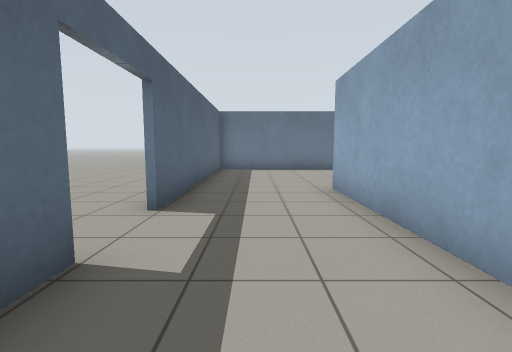
view 1 (above)

20 first-person views from a walk through a world built for the Gazebo simulator. The camera is 1 m above the floor, tilts 6° down and sees 85° across. The floor is counted in squares, 1 m on a side. Each view is taken from the middle of a square. On the plan, view 1 faces up. The plan holds only what a view shows up to about 11 squares ahead; the rest is blank. Robots are left out.

view 2
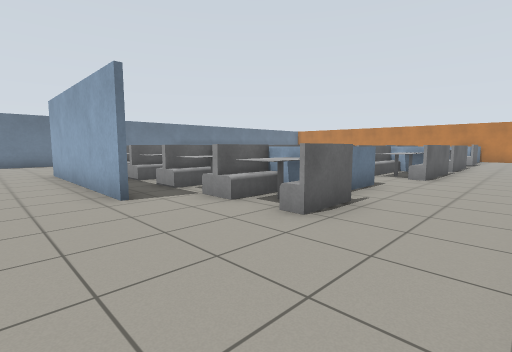

view 3
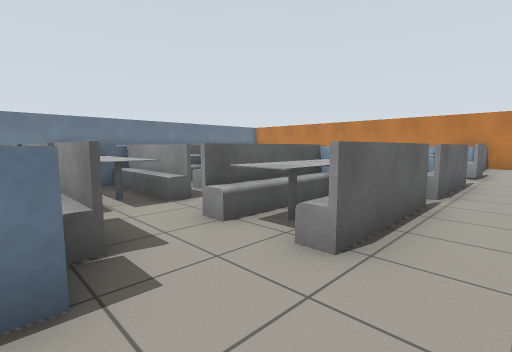

view 4
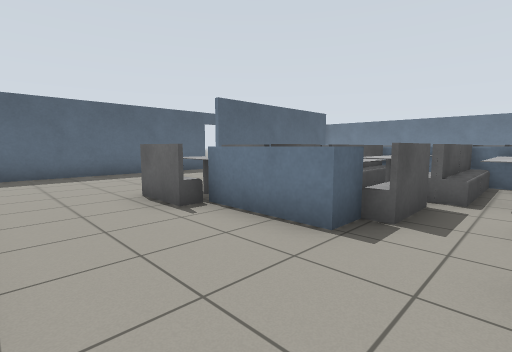

view 5
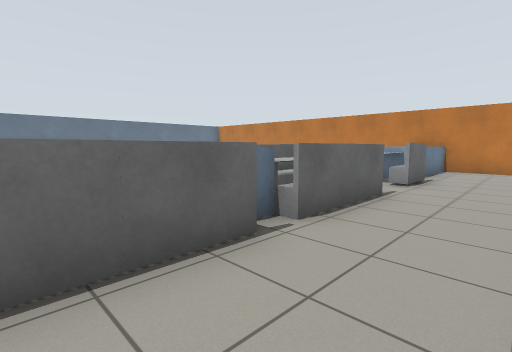

view 6
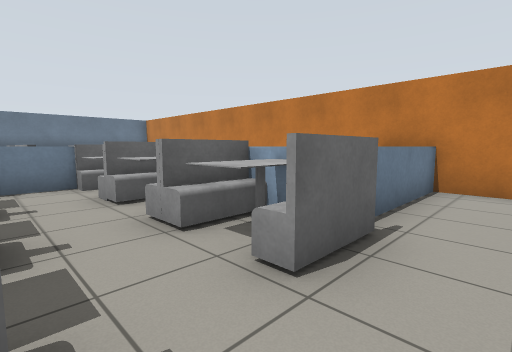

view 7
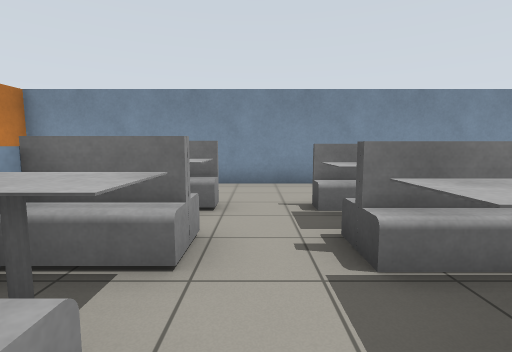

view 8
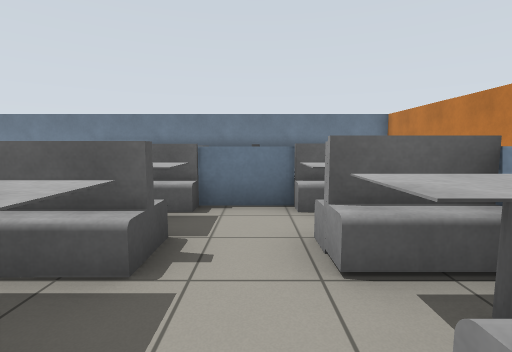

view 9
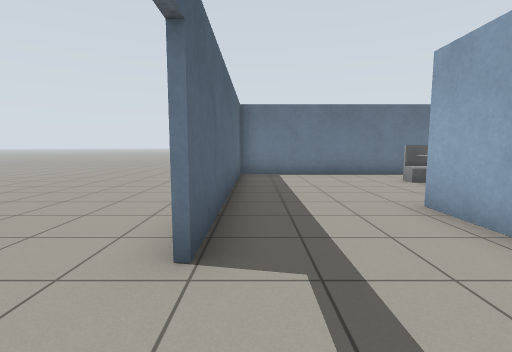

view 10
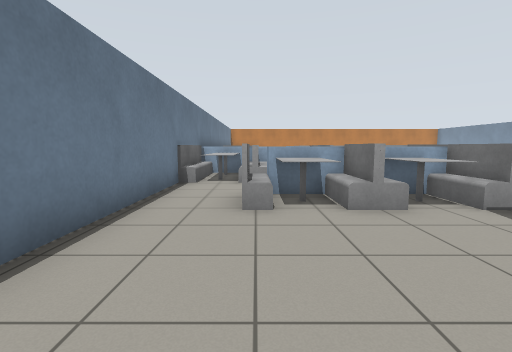

view 11
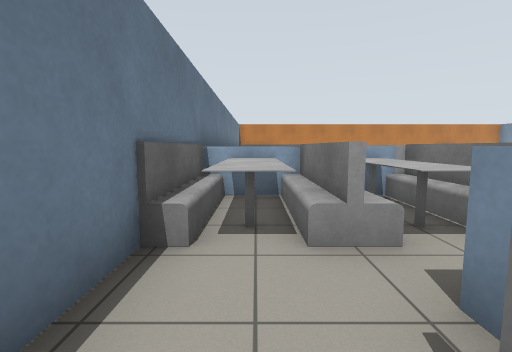

view 12
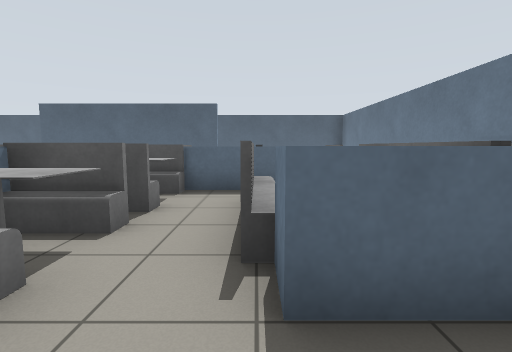

view 13
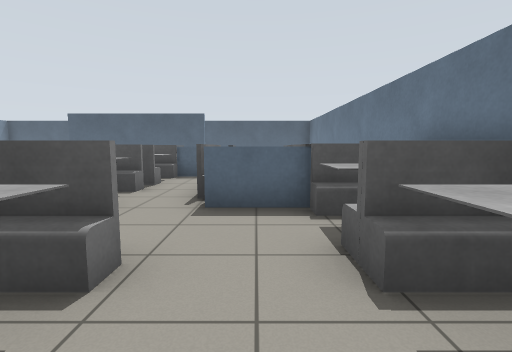

view 14
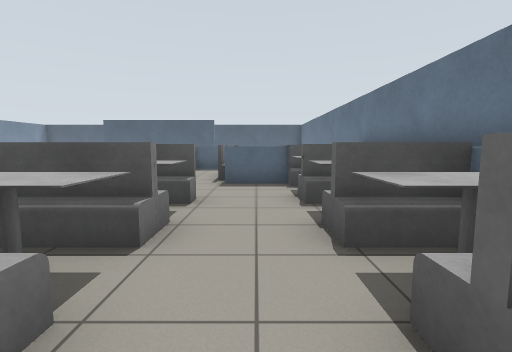

view 15
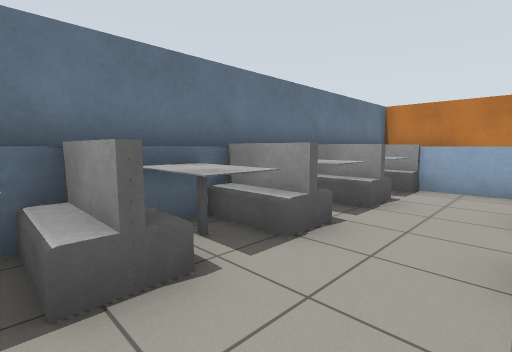

view 16
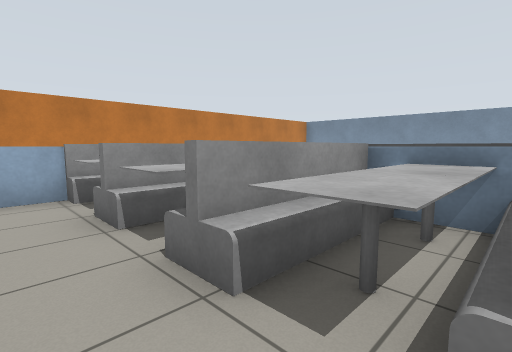

view 17
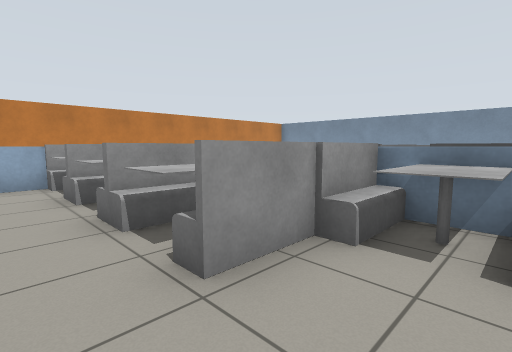

view 18
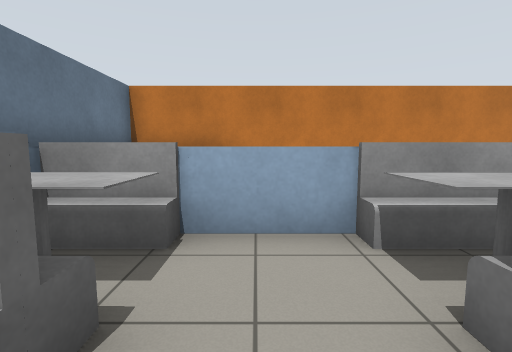

view 19
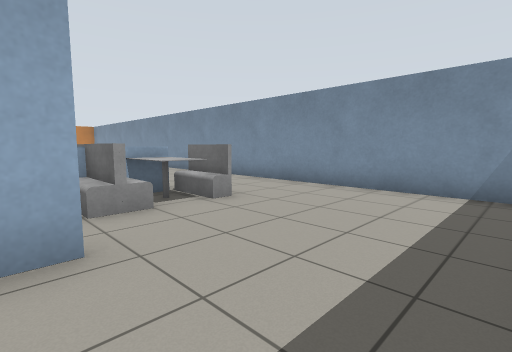

view 20
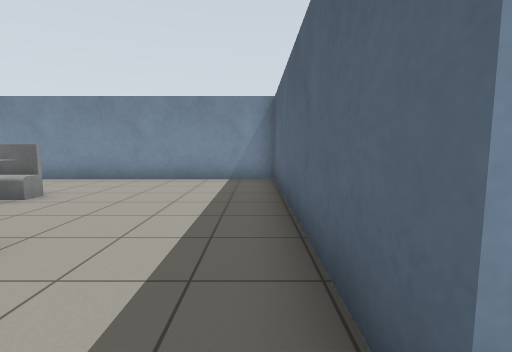

### Floor plan
Points are (right, up) in squares from view 1. A wall is a line through its corners. A room is listed if a view was taken in it or the views show most of it. See-through windows are left out.
Room 1 (views 1, 2, 3, 4, 5, 6, 7, 8, 9, 10, 11, 19, 20)
walls: (7.3, -2) (4.8, -2.1); (1.8, 0.3) (1.8, 6.6); (10.1, -5.5) (23.1, -5.5) (23.1, 12.2); (2, 6.8) (2, 0.4); (-1.6, 2.4) (-1.6, -5.5) (8.2, -5.5); (19.1, -1.5) (19.1, -0.4); (5.4, 12.2) (-1.6, 12.2) (-1.6, 4.2)
low walls: (7.3, -1.5) (7.3, -2); (9.9, 3.7) (5.6, 3.7); (4.8, -2.1) (4.8, -0.3); (4.8, 6) (4.8, 9.6); (13.1, -2.4) (12.6, -2.4); (17.8, 3.7) (16, 3.7); (23.3, -2.4) (19.4, -2.4)
ways out: opening at (5, 10.5) to room 3; open door at (-2, 3.5)
objects: table (4, -2) to (4, -1); table (4, 0) to (4, 1); table (4, 2) to (4, 3); other object (4, 4) to (4, 5); table (4, 6) to (4, 8); table (4, 9) to (5, 10); table (6, -1) to (8, 0); table (6, 1) to (8, 1); table (6, 2) to (6, 3); table (8, 3); table (9, 1) to (10, 1); table (9, 2) to (10, 3); table (10, -3) to (11, -1); table (11, 2) to (12, 3); table (12, -3) to (12, -1); table (13, -3) to (14, -2); table (14, 2) to (15, 3); table (15, -3) to (16, -1); table (15, 2) to (16, 3); table (16, 0) to (16, 1); table (18, -3) to (19, -2); table (18, -1) to (19, 1); table (18, 2) to (19, 3)
Room 2 (views 12, 13, 14, 15, 16, 17, 18)
walls: (10.5, 10) (10.5, 8.2) (9.7, 8.2); (23.1, 12.2) (9.9, 12.2)
low walls: (11, 4.9) (14.9, 4.9); (19.1, 7.7) (19.1, 9.9)
ways out: opening at (8.2, 7.5) to room 3
objects: table (9, 5) to (10, 6); table (9, 8) to (9, 9); table (11, 5) to (13, 6); table (11, 10) to (13, 11); table (13, 7) to (15, 8); table (14, 5) to (15, 6); table (14, 10) to (15, 11); table (16, 5) to (16, 6); table (16, 7) to (16, 8); table (16, 10) to (16, 11); table (17, 5) to (18, 6); table (17, 7) to (19, 8); table (17, 10) to (18, 11)
Room 3 (no view inside)
walls: (8.4, 12.2) (5.4, 12.2)
low walls: (5.6, 8.5) (5.6, 6.5); (9.7, 8.2) (9.7, 12.1)
ways out: opening at (5, 10.5) to room 1; opening at (8.2, 7.5) to room 2
objects: table (6, 5) to (8, 6); table (7, 8) to (8, 9); table (7, 10) to (8, 11); table (9, 10) to (9, 12)

Where each view was taken, in squares from view 1:
view 1: 0 up, 0 right, facing up
view 2: 5 down, 0 right, facing up-right
view 3: 4 down, 7 right, facing up-right
view 4: 5 down, 9 right, facing up-left
view 5: 5 down, 10 right, facing up-right
view 6: 4 down, 16 right, facing up-right
view 7: 2 up, 17 right, facing down
view 8: 1 down, 17 right, facing up
view 9: 2 up, 1 left, facing up
view 10: 10 up, 1 left, facing right
view 11: 11 up, 4 right, facing right
view 12: 8 up, 12 right, facing left
view 13: 9 up, 15 right, facing left
view 14: 9 up, 18 right, facing left
view 15: 8 up, 12 right, facing up-right
view 16: 9 up, 13 right, facing down-right
view 17: 9 up, 11 right, facing down-right
view 18: 9 up, 16 right, facing right
view 19: 1 up, 1 left, facing down-right
view 20: 3 up, 1 left, facing down
